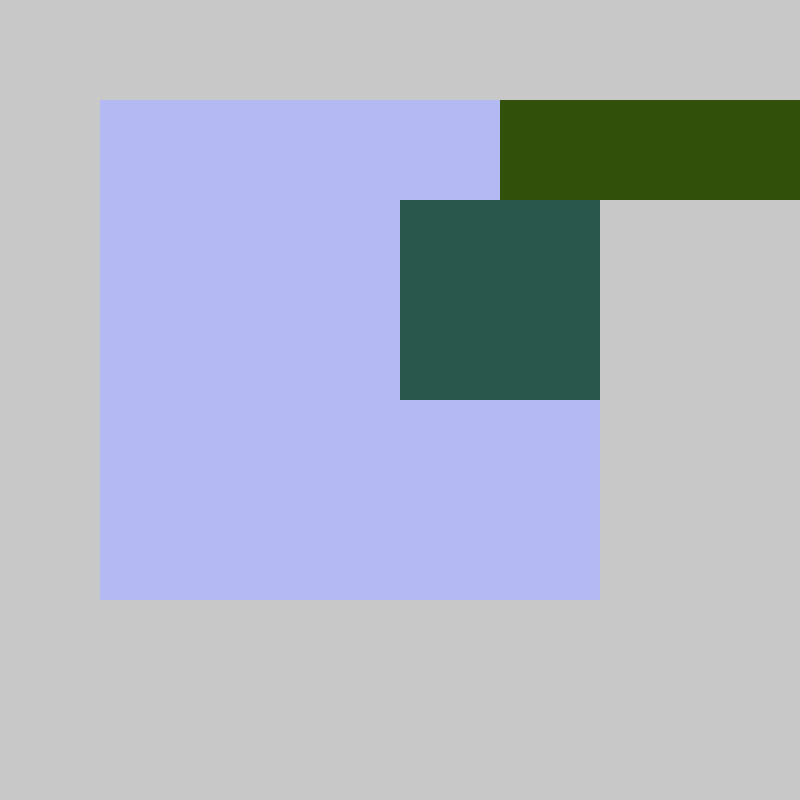
Frame 1 (no input)
Frame 60 (the mouse pressed at the canvas centre just before this capture): identical to frame 1, image omitted
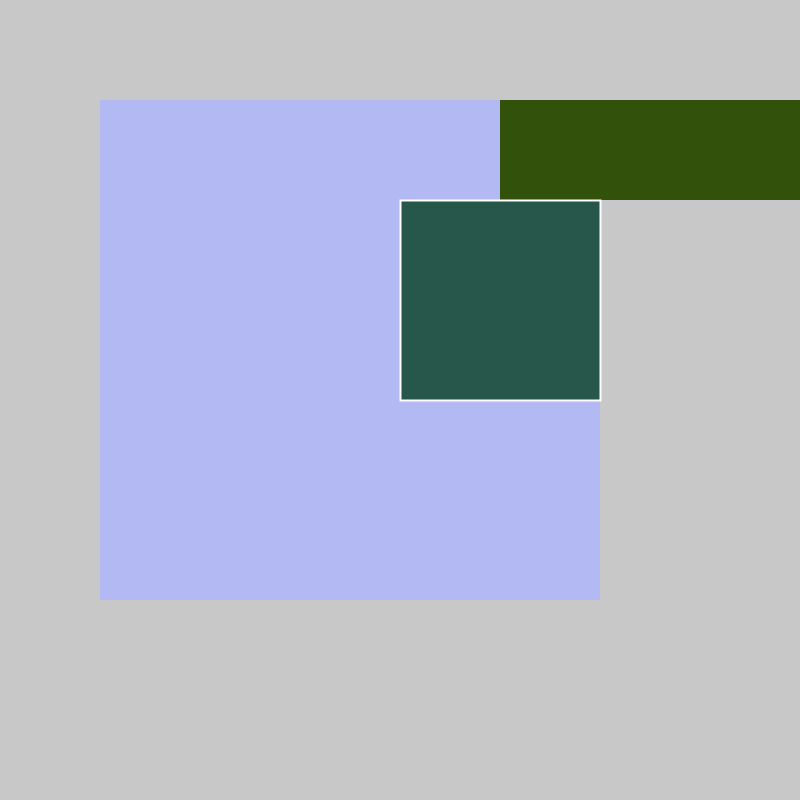
Frame 120 (the mouse held since frame 60 and released just before this capture)

The Processing sketch that drew these frames (run headless with seeded random() and noise(); from frame 60 on, the mouse is pressed at the canvas centre):

// Processing sketch: PaletteExplorer
// ── PaletteExplorer.pde
Swatch swatch1;
Swatch swatch2;
Swatch swatch3;

ArrayList<Swatch> swatches; 
boolean colorShift = false;

void setup(){
  size(800,800);
  swatches = new ArrayList<Swatch>();
  swatch1 = new Swatch(100,100,500,500);
  swatch2 = new Swatch(500,100,300,100);
  swatch3 = new Swatch(400,200,200,200);
  swatches.add(swatch1);
  swatches.add(swatch2);
  swatches.add(swatch3);

}

void draw(){
  colorMode(RGB,255);
  background(200,200,200);
  for(int i=0;i<swatches.size();i++){
    swatches.get(i).draw();
  }
 
}

void mousePressed(){
  for(int i= swatches.size()-1;i>=0;i--){
   Swatch s = swatches.get(i);
   boolean hitTest = s.hitTest(mouseX,mouseY);
   
   if(hitTest == true){
      s.selected = true; 
      println("selected",i);
      return;
   }
  } 
}

void keyPressed(){
 colorShift = true; 
}

void keyReleased(){
  colorShift = false;
}

void mouseReleased(){
  deselectAllSwatches();
}

void mouseWheel(MouseEvent event) {
  int e = round(event.getCount());
 for(int i=0;i<swatches.size();i++){
     Swatch s = swatches.get(i);
     if(s.selected == true){
       if(colorShift == true){
         s.updateColor(new PVector(0,0),e);
       }
       return;
     }  
   }
}

void mouseDragged(){
   PVector delta = new PVector(mouseX-pmouseX,mouseY-pmouseY);
   for(int i=0;i<swatches.size();i++){
     Swatch s = swatches.get(i);
     if(s.selected == true){
       if(colorShift == false){
          s.moveBy(delta);
       }
       else{
         s.updateColor(delta,0);
       }
       return;
     }  
   }   
}

void deselectAllSwatches(){
   for(int i=0;i<swatches.size();i++){
      swatches.get(i).selected = false;
   }
}

// ── swatch.pde
class Swatch{
 int swatchWidth;
 int swatchHeight;
 PVector position;
 int hue;
 int sat;
 int bri;
 int order;
 boolean selected;
 
 Swatch(int x,int y, int w, int h){
  position = new PVector(x,y);
   swatchWidth = w;
   swatchHeight = h;
   hue = round(random(0,100));
   sat = round(random(0,100));
   bri = round(random(0,100));
   selected = false;
 }
 
  boolean hitTest(int x,int y){
    if(x>= position.x && x<=position.x+swatchWidth){
      
      if(y>= position.y&& y<=position.y+swatchHeight){
      return true;
      
      }
    }
    return false; 
  }
 
 void moveBy(PVector delta){
    position.add(delta); 
 }
 
 void updateColor(PVector delta, int mouseWheel){
   hue += delta.y;
   sat += delta.x;
   bri += mouseWheel;

 }
 void draw(){
   colorMode(RGB,255);
   if(selected){
     strokeWeight(2);
     stroke(255);
   }
   else{
     noStroke();
   }
   
   colorMode(HSB, 100);
   fill(hue,sat,bri);
   rect(position.x,position.y,swatchWidth,swatchHeight);
 }
 
}
